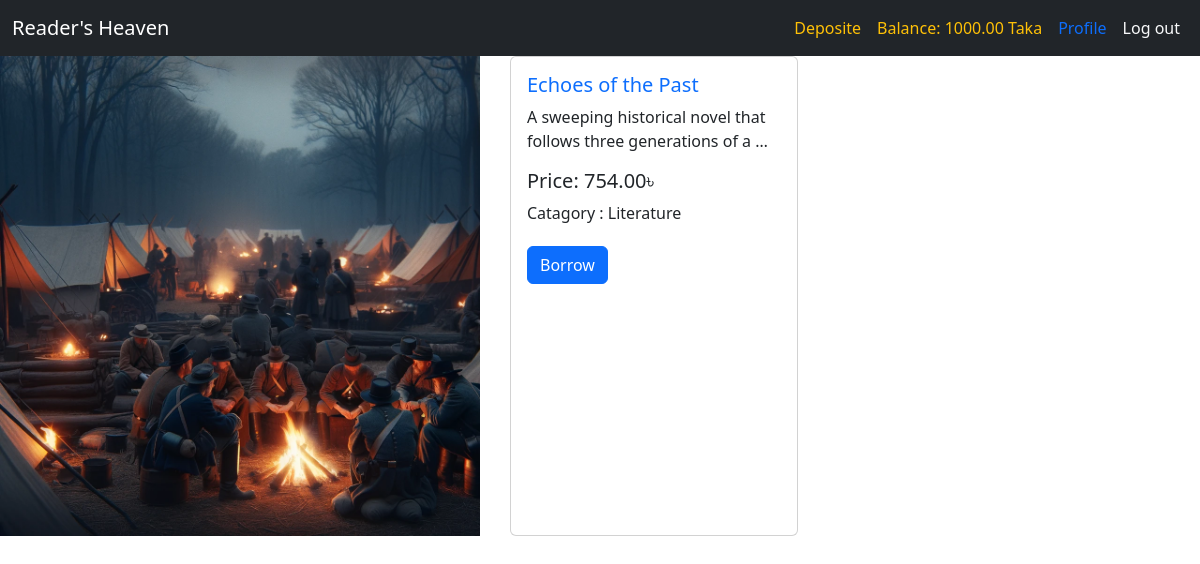
The app's page /books/details/5/ (signed in) with its own data.
### user_accounts/models.py (models this page shows, shortened)
class user_account(models.Model):
    user = models.OneToOneField(User, related_name='account',on_delete=models.CASCADE)
    balance = models.DecimalField(max_digits=12, decimal_places=2,default=0)

### books/models.py (models this page shows, shortened)
class Book_model(models.Model):
    title = models.CharField(max_length=500)
    description = models.TextField()
    image = models.ImageField(upload_to='books/media/uploads/', blank=True, null=True)
    borrowing_price = models.DecimalField(max_digits=8, decimal_places=2)
    categories = models.ManyToManyField(Category_model, related_name='category')
    user_reviews = models.ManyToManyField(User, through='books.Review')
    available = models.BooleanField(default=True)

### catagories/models.py (models this page shows, shortened)
class Category_model(models.Model):
    name = models.CharField(max_length=100)
    slug = models.SlugField(max_length=100, unique=True, null=True, blank=True)

### books/views.py (the view)
# urls.py: path('details/<int:id>/', views.books_details,name="details" ),
def books_details(request,id):
     data = Book_model.objects.filter(pk=id)
     return render(request,"books_details.html",{'data':data})

### books/templates/books_details.html
{% extends 'base.html' %}
{% block body %}
<section style="display: flex; gap: 30px; flex-wrap: wrap; margin: auto;">
    {% for book in data %}
    <div  style="width: 40%;">
        {% if book.image%}
        <img src="{{book.image.url}}" class="card-img-top" alt="...">
        {% else %}
        <p>No image</p>
        {% endif %}
    </div>
    <div class="card" style="width: 18rem;">
        <div class="card-body">
            <h5 class="card-title"><a style="text-decoration: none;" href="">{{book.title}}</a></h5>
            <p>{{ book.description | truncatewords:10 }}</p>
            <h5 class="card-title">Price: {{book.borrowing_price}}৳</h5>
            {% for cat in book.categories.all %}
            <p class="bnt btn-primary">Catagory : {{cat.name}}</p>
            {% endfor %}
            {% if request.user.is_authenticated %}
            <div>
                <a style="margin-top: 5px;" href="{% url 'purchase' book.id %}" class="btn btn-primary">Borrow</a>
            </div>
            {% endif %}
        </div>
    </div>
    {% endfor %}
</section>
{% endblock body %}

### core/templates/base.html (shortened to what this page needs)
<!doctype html>
<html lang="en">
<head>
  <link href="https://cdn.jsdelivr.net/npm/bootstrap@5.3.2/dist/css/bootstrap.min.css" rel="stylesheet">
</head>
<body>
<nav class="navbar navbar-expand-lg navbar-dark bg-dark">
  <div class="container-fluid">
    <a href="/" class="navbar-brand">Reader's Heaven</a>
    <div class="collapse navbar-collapse justify-content-end" id="navbarNav">
      <ul class="navbar-nav">
        {% if user.is_authenticated %}
        <li class="nav-item">
          <a class="nav-link text-warning" href="{% url 'deposite' %}">Deposite</a>
        </li>
        <li class="nav-item">
          <a class="nav-link text-warning" href="#">Balance: {{request.user.account.balance}} Taka</a>
        </li>
        <li class="nav-item">
          <a class="nav-link text-primary" href="{% url 'profilepage' %}">Profile</a>
        </li>
        <li class="nav-item">
          <a class="nav-link text-light btn btn-outline-primary" href="{% url 'user_logout' %}">Log out</a>
        </li>
        {% endif %}
      </ul>
    </div>
  </div>
</nav>
{% block body %}
{% endblock body %}
</body>
</html>

### records on screen
Book_model: image (picture), title "Echoes of the Past", description "A sweeping historical novel that follows three generations of a …", borrowing_price "754.00"
Category_model: name "Literature"

### other values on screen
{{ request.user.account.balance }} "1000.00"
